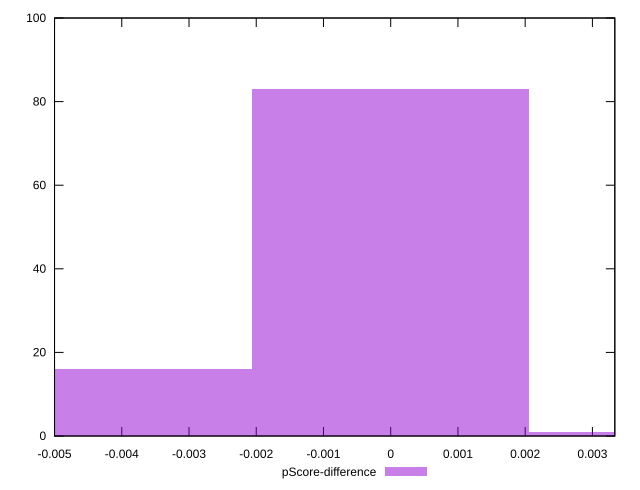

This chart was generated by the following gnuplot code:
reset

$pScoreDifference <<EOF
-0.004121729433928155 16
0 83
0.004121729433928155 1
EOF

set key outside below
set boxwidth 0.004121729433928155
set xrange [-0.0050000000000000044:0.0033333333333332993]
set yrange [0:100]
set trange [0:100]
set style fill transparent solid 0.5 noborder
set terminal svg size 640, 490 enhanced background rgb 'white'
set output "reports/report_00030_2021-02-24T20-42-31.540Z/unminified-javascript/samples/music/pScore-difference/histogram.svg"

plot $pScoreDifference title "pScore-difference" with boxes

reset
